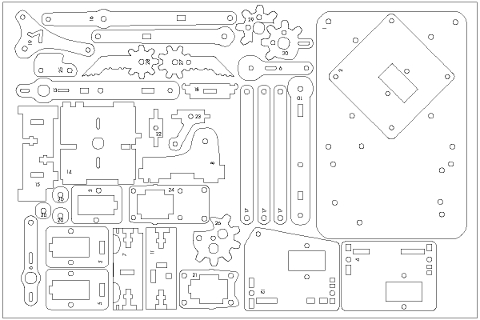
#> input picture Deep_Learning/OpenCV/images/robot_arm1.jpg, 480 x 320 px; the run also reads 1 picture not shown here
$ python OpenCV40.py
#> lines starting #> are read from the running program, lines starting #| are printed output that depends on the picture; after the words box and inside, x2 and y2 are one past the last pixel; in counts of white or black regions, pixels touching at a corner belong together
import cv2
import numpy as np
import matplotlib.pyplot as plt


def img_show(title='image', img=None, figsize=(8, 5)):
    plt.figure(figsize=figsize)

    if type(img) == list:
        if type(title) == list:
            titles = title
        else:
            titles = []

            for i in range(len(img)):
                titles.append(title)
        for i in range(len(img)):
            if len(img[i].shape) <= 2:
                rgbImg = cv2.cvtColor(img[i], cv2.COLOR_GRAY2RGB)
            else:
                rgbImg = cv2.cvtColor(img[i], cv2.COLOR_BGR2RGB)

            plt.subplot(1, len(img), i + 1), plt.imshow(rgbImg)
            plt.title(titles[i])
            plt.xticks([]), plt.yticks([])
        plt.show()

    else:
        if len(img.shape) < 3:
            rgbImg = cv2.cvtColor(img, cv2.COLOR_GRAY2RGB)
        else:
            rgbImg = cv2.cvtColor(img, cv2.COLOR_BGR2RGB)

        plt.imshow(rgbImg)
        plt.title(title)
        plt.xticks([]), plt.yticks([])
        plt.show()


img1 = cv2.imread('./images/robot_arm1.jpg')
#> img1 is the input picture: shape (320, 480, 3); min 0, max 255, mean 244.4
img2 = cv2.imread('./images/robot_arm2.jpg')
img1_gray = cv2.cvtColor(img1, cv2.COLOR_BGR2GRAY)
img2_gray = cv2.cvtColor(img2, cv2.COLOR_BGR2GRAY)

diff = cv2.absdiff(img1_gray, img2_gray)
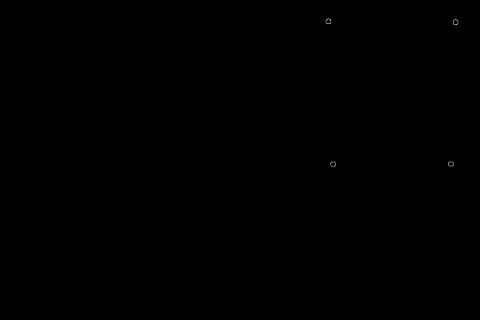
#> diff: shape (320, 480); min 0, max 183, mean 0.1

_, diff = cv2.threshold(diff, 1, 255, cv2.THRESH_BINARY)
#> diff: shape (320, 480); 0.07% white in thin lines or dots, all inside (x1, y1, x2, y2) = (325, 18, 459, 168)
diff_red = cv2.cvtColor(diff, cv2.COLOR_GRAY2BGR)
diff_red[:, :, 2] = 0
#> diff_red: shape (320, 480, 3); mean B, G, R 0.2, 0.2, 0

spot = cv2.bitwise_xor(img2, diff_red)

img_show(['img1', 'img2', 'diff', 'spot'], [img1, img2, diff, spot])
#> the loop in img_show, `for i in range(len(img)):` made 4 passes
#> in img_show, `plt.show()`:
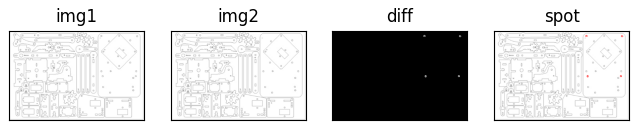
#> figure drawn by matplotlib, 4 panels
cv2.waitKey(0)
cv2.destroyAllWindows()
